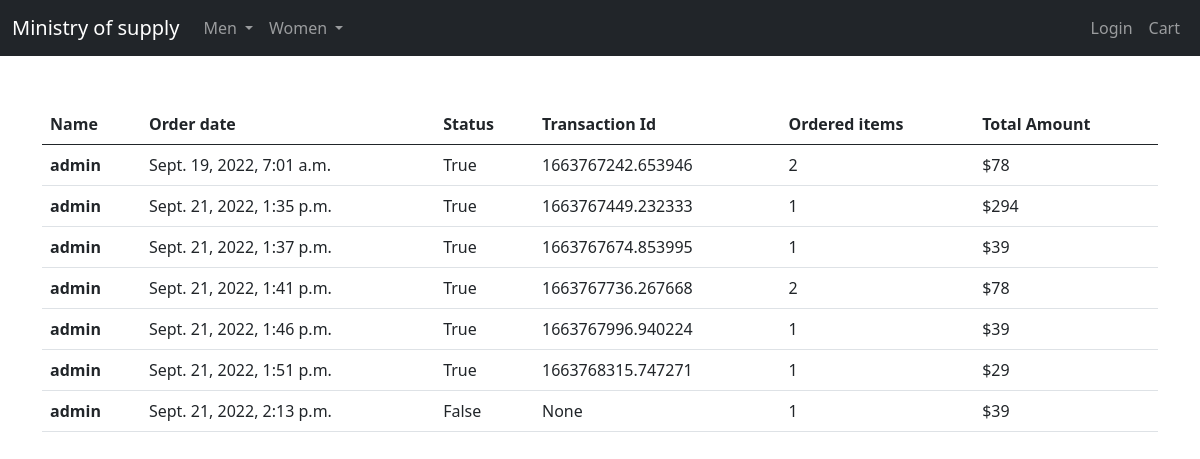
/view_transactions/3/, run on the app's committed database.
### Web_App/models.py (models this page shows, shortened)
class Order(models.Model):
    customer = models.ForeignKey(Customer, on_delete=models.SET_NULL, blank=True, null= True)
    date_ordered = models.DateTimeField(auto_now_add=True)
    complete = models.BooleanField(default=False, null=True, blank=False)
    transaction_id = models.CharField(max_length=200, null=True)
    @property
    def get_cart_total(self):
        order_items = self.orderitem_set.all()
        total = sum([item.get_total for item in order_items])
        return total
    @property
    def get_cart_items(self):
        order_items = self.orderitem_set.all()
        total = sum([item.quantity for item in order_items])
        return total

class Customer(models.Model):
    user = models.OneToOneField(User, on_delete=models.CASCADE, null=True, blank=True)
    name = models.CharField(max_length=12)
    email = models.EmailField(max_length=254)

class OrderItem(models.Model):
    product = models.ForeignKey(Product, on_delete=models.SET_NULL, blank=True, null=True)
    order=  models.ForeignKey(Order, on_delete=models.SET_NULL, blank=True, null=True)
    quantity = models.IntegerField(default=0, null=True, blank=True)
    date_added = models.DateTimeField(auto_now_add=True)
    @property
    def get_total(self):
        total = self.product.price * self.quantity
        return total

class Product(models.Model):
    name = models.CharField(max_length=200, null=True)
    category = models.CharField(max_length=200, null=True)
    color = models.CharField(max_length=200, null=True)
    price = models.IntegerField(null=True)
    sub_category = models.CharField(max_length=200, null=True)
    description = models.TextField(max_length=500 ,null=True, blank=True)
    gender = models.CharField(max_length=50, null=True)

### Web_App/views.py (the view)
# urls.py: path("view_transactions/<str:customer_id>/", views.view_transactions, name='view_transactions'),
def view_transactions(request, customer_id):
    customer = Customer.objects.get(id=customer_id)
    customer_orders = customer.order_set.all()
    return render(request, 'view_transactions.html', {'customer_orders': customer_orders})

### Web_App/templatetags/webApp_tags.py (called while the page is built)
@register.simple_tag
def sub_categories(category):
    products = Product.objects.filter(category=category)
    categories = []
    for item in products:
        if item.sub_category not in categories:
            categories.append(item.sub_category)
    return categories

### templates/view_transactions.html
{% extends 'base.html' %}
{% block body %}
<div class="container">
<table class="table table-hover mt-5">
    <thead>
      <tr>
        <th scope="col">Name</th>
        <th scope="col">Order date</th>
        <th scope="col">Status</th>
        <th scope="col">Transaction Id</th>
        <th scope="col">Ordered items</th>
        <th scope="col">Total Amount</th>
      </tr>
    </thead>
    <tbody>
    {% for order in customer_orders %}
      <tr>
        <th scope="row">{{order.customer.name}}</th>
        <td>{{order.date_ordered}}</td>
        <td>{{order.complete}}</td>
        <td>{{order.transaction_id}}</td>
        <td>{{order.get_cart_items}}</td>
        <td>${{order.get_cart_total}}</td>
      </tr>
      {% endfor %}
    </tbody>
  </table>
</div>
{% endblock body %}

### templates/base.html (shortened to what this page needs)
{% load webApp_tags %}
{% load static %}
<!doctype html>
<html lang="en">
  <head>
    <link href="https://cdn.jsdelivr.net/npm/bootstrap@5.0.2/dist/css/bootstrap.min.css" rel="stylesheet">
  </head>
  <body>
    <nav class="navbar navbar-expand-lg navbar-dark bg-dark ">
        <div class="container-fluid">
          <a class="navbar-brand" href="{% url 'index' %}">Ministry of supply</a>
          <div class="collapse navbar-collapse" id="navbarSupportedContent">
            <ul class="navbar-nav me-auto mb-2 mb-lg-0">
              <li class="nav-item dropdown">
                <a class="nav-link dropdown-toggle" href="#" id="navbarDropdown" role="button" data-bs-toggle="dropdown" aria-expanded="false">
                 Men
                </a>
                  {% sub_categories "Men" as categories %}
              </li>
              <li class="nav-item dropdown">
                <a class="nav-link dropdown-toggle" href="" id="navbarDropdown" role="button" data-bs-toggle="dropdown" aria-expanded="false">
                 Women
                </a>
                  {% sub_categories "Women" as categories %}
              </li>
            </ul>
            <ul class="navbar-nav ms-auto mb-2 mb-lg-0">
              {% if request.user.is_authenticated %}
              <li class="nav-item">
                <a class="nav-link"  href="{% url 'view_transactions' user.customer.id %}">View transactions</a>
              </li>
              <li class="nav-item">
                <a class="nav-link" href="{% url 'logout_user'%}">Logout</a>
              </li>
              {% else %}
                <li class="nav-item">
                    <a class="nav-link" href="{% url 'login_user'%}">Login</a>
                  </li>
              {% endif %}
                  <li class="nav-item">
                    <a class="nav-link" href="{% url 'cart' %}">Cart</a>
                  </li>
            </ul>
          </div>
        </div>
      </nav>
    {% block body %}{% endblock body %}
    </body>
</html>

### data on the page
Order: customer.name "admin", date_ordered "Sept. 19, 2022, 7:01 a.m.", complete "True", transaction_id "1663767242.653946", get_cart_items "2", get_cart_total "78"
Order: customer.name "admin", date_ordered "Sept. 21, 2022, 1:35 p.m.", complete "True", transaction_id "1663767449.232333", get_cart_items "1", get_cart_total "294"
Order: customer.name "admin", date_ordered "Sept. 21, 2022, 1:37 p.m.", complete "True", transaction_id "1663767674.853995", get_cart_items "1", get_cart_total "39"
Order: customer.name "admin", date_ordered "Sept. 21, 2022, 1:41 p.m.", complete "True", transaction_id "1663767736.267668", get_cart_items "2", get_cart_total "78"
Order: customer.name "admin", date_ordered "Sept. 21, 2022, 1:46 p.m.", complete "True", transaction_id "1663767996.940224", get_cart_items "1", get_cart_total "39"
Order: customer.name "admin", date_ordered "Sept. 21, 2022, 1:51 p.m.", complete "True", transaction_id "1663768315.747271", get_cart_items "1", get_cart_total "29"
Order: customer.name "admin", date_ordered "Sept. 21, 2022, 2:13 p.m.", complete "False", transaction_id "None", get_cart_items "1", get_cart_total "39"
